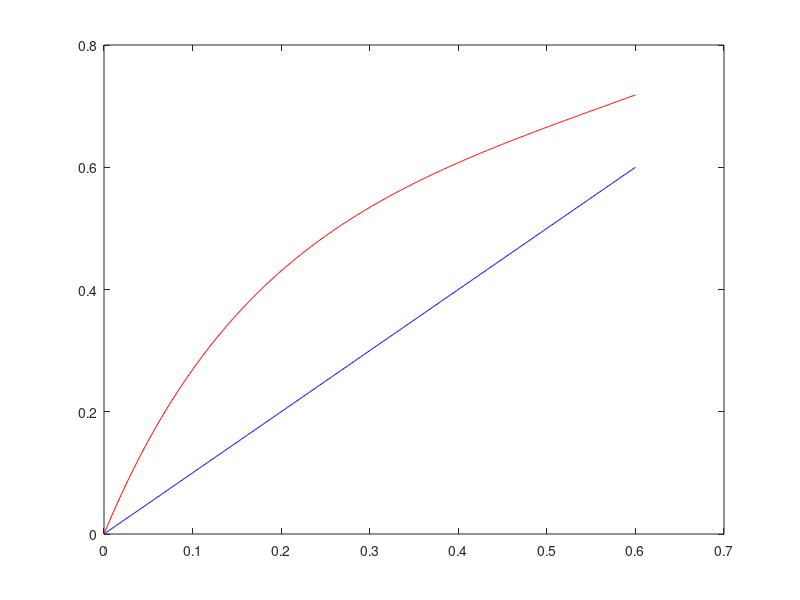

MATLAB code for this plot:
ES = [0:0.001:0.6];

SIGMA = ES .* ((1 - ES).^4 ...
        ./ (1 + 4 * ES + 4 * ES.^2 - 4 * ES.^3 + ES.^4)).^0.5;

ESC = ES + 2.5 * SIGMA;

plot(ES, ESC, 'r', ES, ES, 'b')